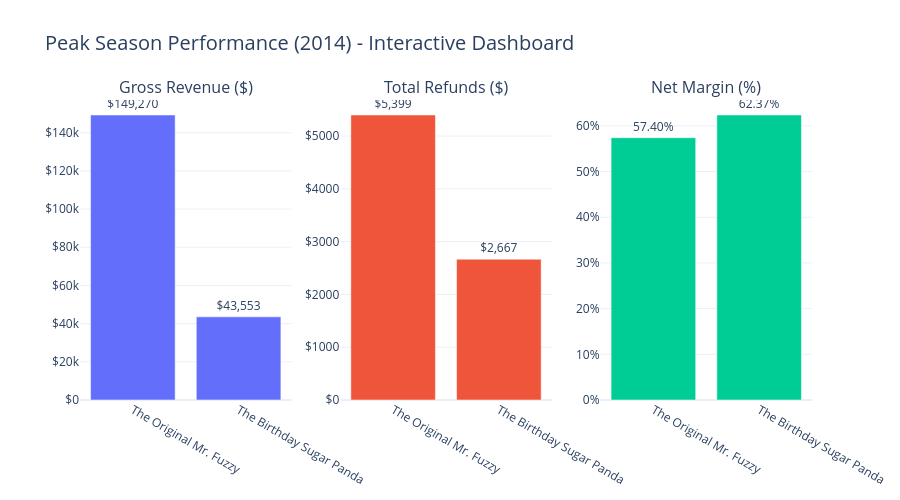

Write notebook code for a chart like this one.
### Markdown cell above
**Q1 — In November and December 2014 (peak season), what is the difference in profit margin between 'The Original Mr. Fuzzy' and 'The Birthday Sugar Panda', and which product was more profitable after accounting for refunds?**

### Code cell
q1 = con_duck.execute("""
    SELECT
        p.product_name,
        SUM(oi.price_usd) AS gross_revenue,
        SUM(COALESCE(oir.refund_amount_usd, 0)) AS total_refunds,
        SUM(oi.price_usd - oi.cogs_usd) AS gross_profit
    FROM order_items AS oi 
    JOIN products AS p USING (product_id)
    JOIN orders AS o USING (order_id)
    LEFT JOIN order_item_refunds AS oir USING (order_item_id)
    WHERE o.created_at BETWEEN '2014-11-01' AND '2014-12-31'
      AND p.product_name IN ('The Original Mr. Fuzzy', 'The Birthday Sugar Panda')
    GROUP BY 1
""").df()
q1['net_margin_pct'] = ((q1['gross_profit'] - q1['total_refunds']) / q1['gross_revenue']) * 100


fig = make_subplots(rows=1, cols=3, 
                    subplot_titles=('Gross Revenue ($)', 'Total Refunds ($)', 'Net Margin (%)'))

fig.add_trace(go.Bar(x=q1['product_name'], y=q1['gross_revenue'], name='Revenue',
                     text=q1['gross_revenue'], texttemplate='$%{text:,.0f}', textposition='outside'), row=1, col=1)
fig.add_trace(go.Bar(x=q1['product_name'], y=q1['total_refunds'], name='Refunds',
                     text=q1['total_refunds'], texttemplate='$%{text:,.0f}', textposition='outside'), row=1, col=2)
fig.add_trace(go.Bar(x=q1['product_name'], y=q1['net_margin_pct'], name='Margin',
                     text=q1['net_margin_pct'], texttemplate='%{text:.2f}%', textposition='outside'), row=1, col=3)

fig.update_layout(
    title_text='Peak Season Performance (2014) - Interactive Dashboard',
    title_font_size=20,
    showlegend=False,
    height=500,
    template='plotly_white'
)

fig.update_yaxes(tickprefix="$", row=1, col=1)
fig.update_yaxes(tickprefix="$", row=1, col=2)
fig.update_yaxes(ticksuffix="%", row=1, col=3)

fig.show()

### Figure 1 — Plotly figure (JSON) as saved in the notebook; plotly's stock layout.template omitted (floating-point values rounded to 4 significant figures)
{"data": [{"name": "Revenue", "text": [149300.0, 43550.0], "textposition": "outside", "texttemplate": "$%{text:,.0f}", "type": "bar", "x": ["The Original Mr. Fuzzy", "The Birthday Sugar Panda"], "xaxis": "x", "y": [149300.0, 43550.0], "yaxis": "y"}, {"name": "Refunds", "text": [5399.0, 2667.0], "textposition": "outside", "texttemplate": "$%{text:,.0f}", "type": "bar", "x": ["The Original Mr. Fuzzy", "The Birthday Sugar Panda"], "xaxis": "x2", "y": [5399.0, 2667.0], "yaxis": "y2"}, {"name": "Margin", "text": [57.4, 62.37], "textposition": "outside", "texttemplate": "%{text:.2f}%", "type": "bar", "x": ["The Original Mr. Fuzzy", "The Birthday Sugar Panda"], "xaxis": "x3", "y": [57.4, 62.37], "yaxis": "y3"}], "layout": {"annotations": [{"font": {"size": 16}, "showarrow": false, "text": "Gross Revenue ($)", "x": 0.1444, "xanchor": "center", "xref": "paper", "y": 1, "yanchor": "bottom", "yref": "paper"}, {"font": {"size": 16}, "showarrow": false, "text": "Total Refunds ($)", "x": 0.5, "xanchor": "center", "xref": "paper", "y": 1, "yanchor": "bottom", "yref": "paper"}, {"font": {"size": 16}, "showarrow": false, "text": "Net Margin (%)", "x": 0.8556, "xanchor": "center", "xref": "paper", "y": 1, "yanchor": "bottom", "yref": "paper"}], "height": 500, "showlegend": false, "title": {"font": {"size": 20}, "text": "Peak Season Performance (2014) - Interactive Dashboard"}, "xaxis": {"anchor": "y", "domain": [0, 0.2889]}, "xaxis2": {"anchor": "y2", "domain": [0.3556, 0.6444]}, "xaxis3": {"anchor": "y3", "domain": [0.7111, 1]}, "yaxis": {"anchor": "x", "domain": [0, 1], "tickprefix": "$"}, "yaxis2": {"anchor": "x2", "domain": [0, 1], "tickprefix": "$"}, "yaxis3": {"anchor": "x3", "domain": [0, 1], "ticksuffix": "%"}}}
